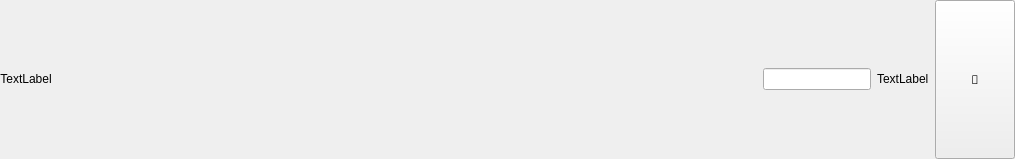
<?xml version="1.0" encoding="UTF-8"?>
<ui version="4.0">
 <class>Form</class>
 <widget class="QWidget" name="Form">
  <property name="geometry">
   <rect>
    <x>0</x>
    <y>0</y>
    <width>1015</width>
    <height>159</height>
   </rect>
  </property>
  <property name="sizePolicy">
   <sizepolicy hsizetype="Preferred" vsizetype="Fixed">
    <horstretch>0</horstretch>
    <verstretch>0</verstretch>
   </sizepolicy>
  </property>
  <property name="windowTitle">
   <string>Form</string>
  </property>
  <property name="editable" stdset="0">
   <bool>true</bool>
  </property>
  <layout class="QHBoxLayout" name="horizontalLayout">
   <property name="leftMargin">
    <number>0</number>
   </property>
   <property name="topMargin">
    <number>0</number>
   </property>
   <property name="rightMargin">
    <number>0</number>
   </property>
   <property name="bottomMargin">
    <number>0</number>
   </property>
   <item>
    <widget class="QLabel" name="label">
     <property name="sizePolicy">
      <sizepolicy hsizetype="Minimum" vsizetype="Fixed">
       <horstretch>0</horstretch>
       <verstretch>0</verstretch>
      </sizepolicy>
     </property>
     <property name="text">
      <string>TextLabel</string>
     </property>
     <property name="alignment">
      <set>Qt::AlignHCenter|Qt::AlignTop</set>
     </property>
    </widget>
   </item>
   <item>
    <spacer name="horizontalSpacer">
     <property name="orientation">
      <enum>Qt::Horizontal</enum>
     </property>
     <property name="sizeHint" stdset="0">
      <size>
       <width>0</width>
       <height>0</height>
      </size>
     </property>
    </spacer>
   </item>
   <item>
    <widget class="QLineEdit" name="value">
     <property name="sizePolicy">
      <sizepolicy hsizetype="Minimum" vsizetype="Fixed">
       <horstretch>0</horstretch>
       <verstretch>0</verstretch>
      </sizepolicy>
     </property>
     <property name="alignment">
      <set>Qt::AlignRight|Qt::AlignTrailing|Qt::AlignVCenter</set>
     </property>
     <property name="editable_click" stdset="0">
      <bool>true</bool>
     </property>
    </widget>
   </item>
   <item>
    <widget class="QLabel" name="units">
     <property name="sizePolicy">
      <sizepolicy hsizetype="Minimum" vsizetype="Fixed">
       <horstretch>0</horstretch>
       <verstretch>0</verstretch>
      </sizepolicy>
     </property>
     <property name="text">
      <string>TextLabel</string>
     </property>
    </widget>
   </item>
   <item>
    <widget class="QPushButton" name="edit_button">
     <property name="sizePolicy">
      <sizepolicy hsizetype="Minimum" vsizetype="Minimum">
       <horstretch>0</horstretch>
       <verstretch>0</verstretch>
      </sizepolicy>
     </property>
     <property name="font">
      <font>
       <family>FontAwesome</family>
      </font>
     </property>
     <property name="text">
      <string></string>
     </property>
     <property name="editable_click" stdset="0">
      <bool>true</bool>
     </property>
    </widget>
   </item>
  </layout>
 </widget>
 <resources/>
 <connections/>
</ui>
